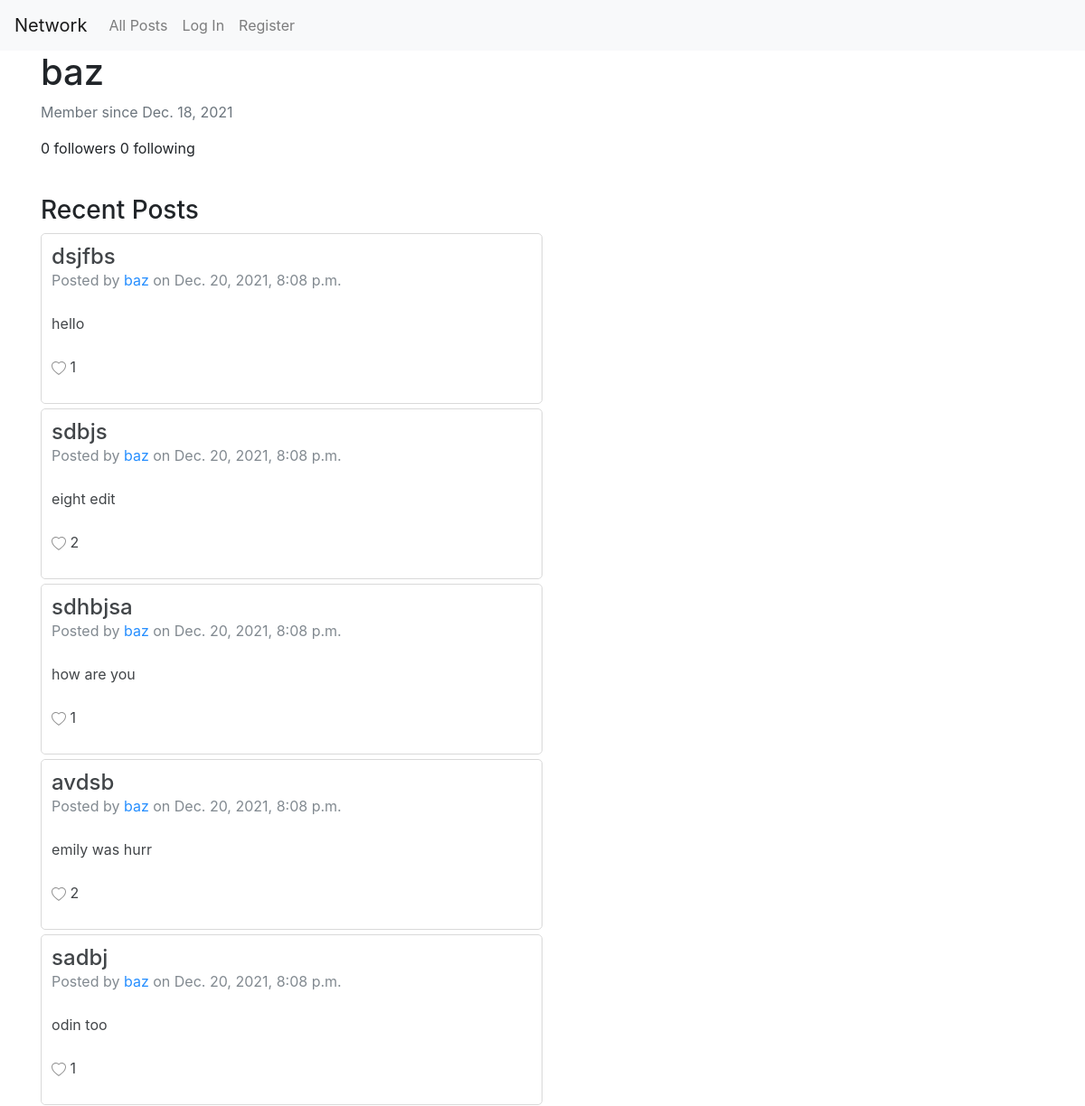
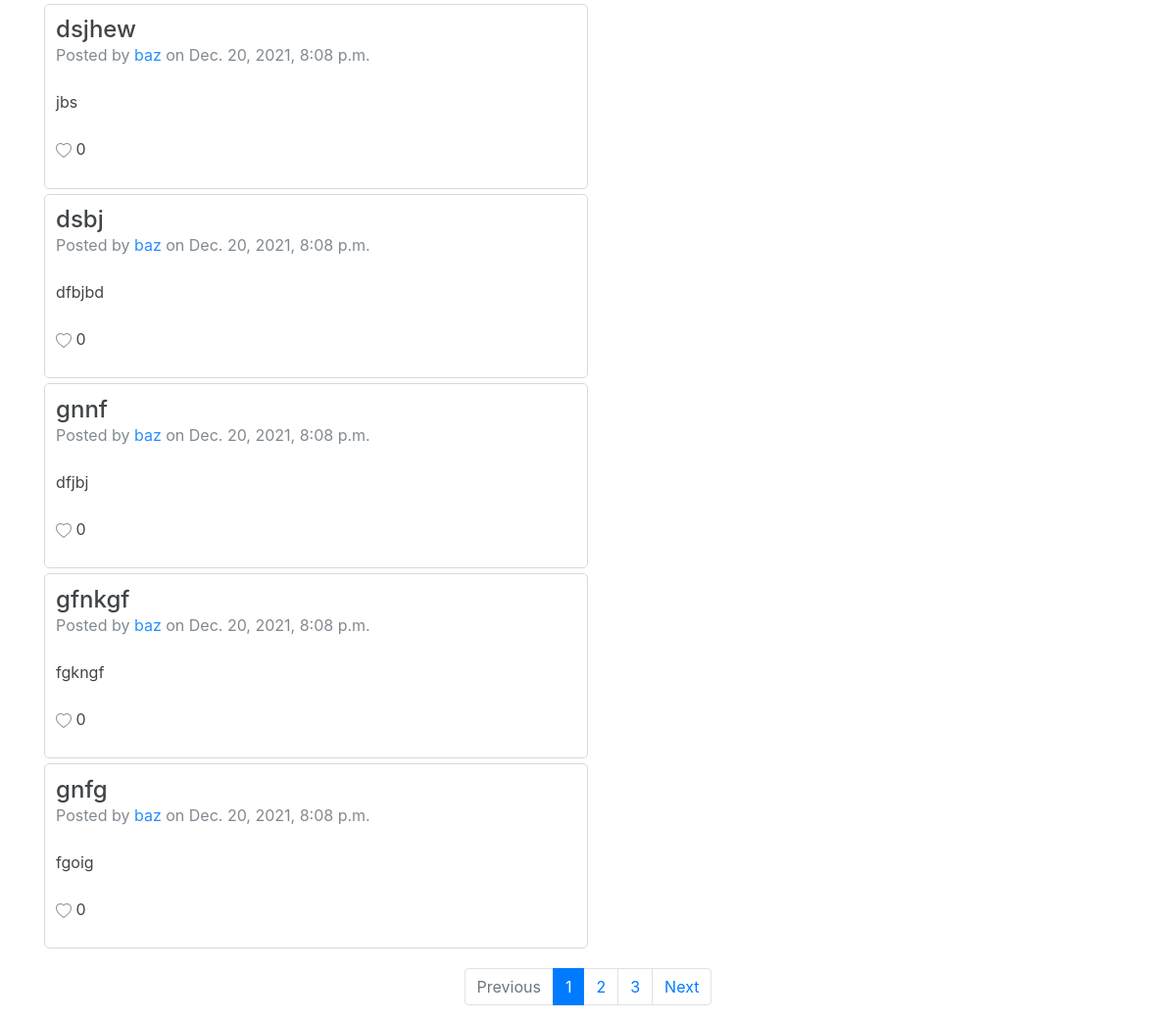
The app's page /profile/baz, older data (2 pictures, top to bottom).
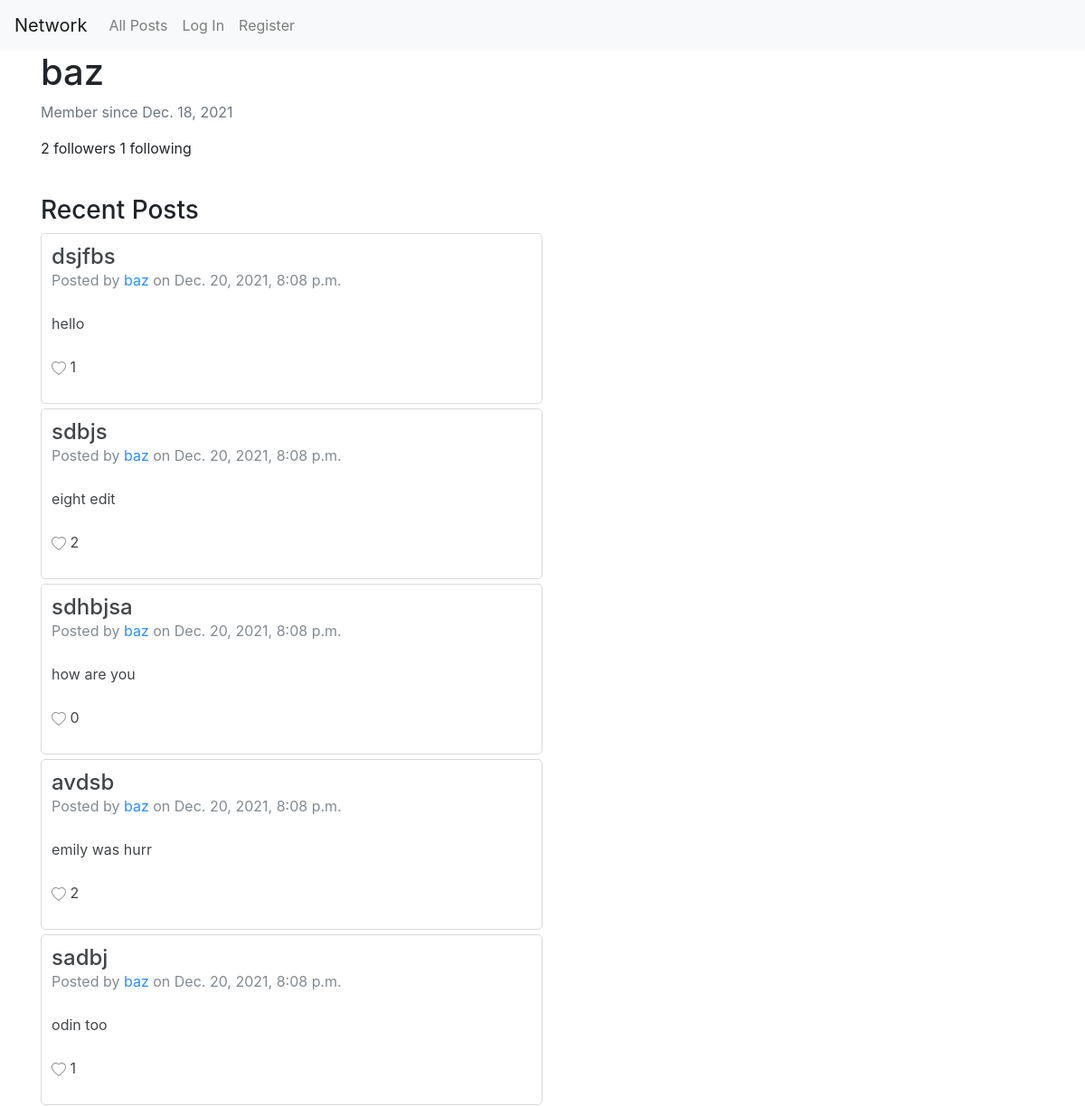
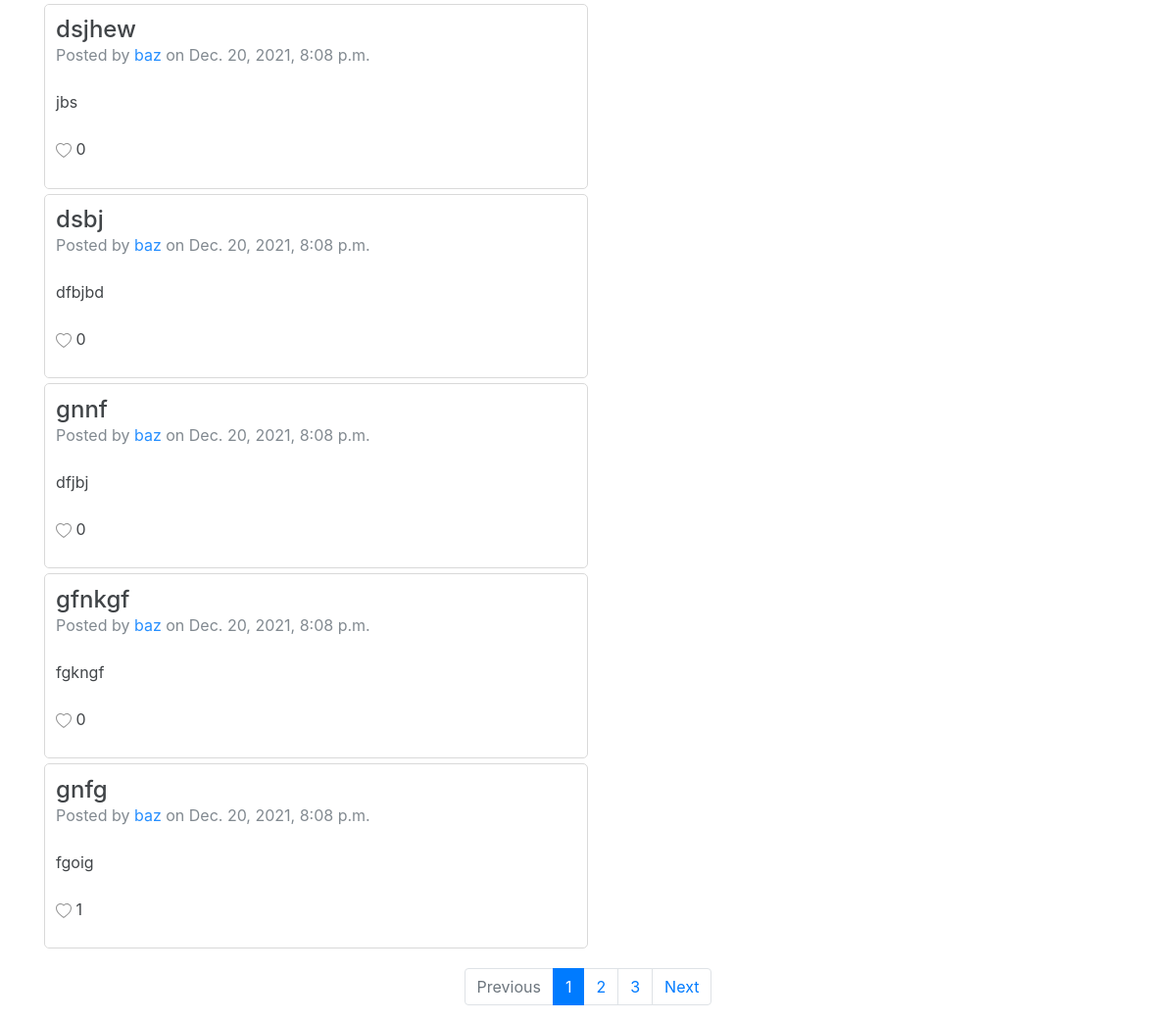
The same page, newer data (2 pictures, top to bottom).
### network/models.py (models this page shows, shortened)
class User(AbstractUser):
    pass

class Post(models.Model):
    title = models.CharField(max_length=64)
    body = models.CharField(max_length=500)
    timestamp = models.DateTimeField(auto_now_add=True)
    user = models.ForeignKey('User', on_delete=models.CASCADE, related_name='post_user')
    liked_by = models.ManyToManyField('User', default=None, blank=True, related_name='post_likes')

### network/views.py (the view)
# urls.py: path("profile/<str:user_name>", views.profile, name="profile"),
def profile(request, user_name):
    profile = User.objects.get(username = user_name)
    posts = Post.objects.filter(user = profile).order_by('-timestamp')
    follower_list = profile.followers.all()
    followers = []
    for i in follower_list:
        f = i.follower
        followers.append(f)
    paginator = Paginator(posts, 10) # Show 10 posts per page.
    page_number = request.GET.get('page')
    page_obj = paginator.get_page(page_number)
    return render(request, 'network/profile.html', {
        "profile": profile,
        "followers": followers,
        "page_obj": page_obj
    })

### network/templates/network/profile.html (shortened to what this page needs)
{% extends "network/layout.html" %}
{% load static %}
{% block body %}
<div class="container justify-content-center">
    <h1 class="align-middle" style="display: inline-block">{{ profile.username }}</h1>
    <p class="text-muted">Member since {{ profile.date_joined|date }}</p>
    <div style="display: block">
        <p style="display: inline-block">{{ profile.followers.count }} followers</p>
        <p style="display: inline-block">{{ profile.account.count }} following</p>
    </div>
    <br>
    <h3>Recent Posts</h3>
    {% for post in page_obj %}
    <div id="{{ post.id }}" class="list-item" style="margin: 0px; margin-bottom: 5px;">
        <h4 id="post-title" style="margin-bottom: 0px;">{{ post.title }}</h4>
        <p class="text-muted">Posted by <a href="{% url 'profile' post.user.username %}" style="text-decoration: none;">{{ post.user }}</a> on {{ post.timestamp }}</p>
        <br>
        <p id="post-body" value="{{ post.body }}">{{ post.body}}</p>
        <br>
        <div id="likes" style="display: block;">
            {% with user=request.user like_count=post.liked_by.count%}
                {% if user in post.liked_by.all %}
                    <div id="icon-filled" onclick="unlike_post('{{ post.id }}','{{ request.user }}')" style="display: inline-block;">
                        <svg id="filled" xmlns="http://www.w3.org/2000/svg" width="16" height="16" fill="red" class="bi bi-heart-fill" viewBox="0 0 16 16">
                            <path fill-rule="evenodd" d="M8 1.314C12.438-3.248 23.534 4.735 8 15-7.534 4.736 3.562-3.248 8 1.314z"/>
                        </svg>
                    </div>
                    <div id="icon-empty" onclick="like_post('{{ post.id }}','{{ request.user }}')" style="display: none;">
                        <svg id="empty" xmlns="http://www.w3.org/2000/svg" width="16" height="16" fill="grey" class="bi bi-heart" viewBox="0 0 16 16">
                            <path d="m8 2.748-.717-.737C5.6.281 2.514.878 1.4 3.053c-.523 1.023-.641 2.5.314 4.385.92 1.815 2.834 3.989 6.286 6.357 3.452-2.368 5.365-4.542 6.286-6.357.955-1.886.838-3.362.314-4.385C13.486.878 10.4.28 8.717 2.01L8 2.748zM8 15C-7.333 4.868 3.279-3.04 7.824 1.143c.06.055.119.112.176.171a3.12 3.12 0 0 1 .176-.17C12.72-3.042 23.333 4.867 8 15z"/>
                        </svg>
                    </div>
                    <p id="likeCount" style="display: inline-block" value="{{ like_count }}">{{ like_count }}</p>
                {% else %}
                    <div id="icon-empty" onclick="like_post('{{ post.id }}','{{ request.user }}')" style="display: inline-block;">
                    </div>
                    <p id="likeCount" style="display: inline-block" value="{{ like_count }}">{{ like_count }}</p>
                {% endif %}
            {% endwith %}
        </div>
    </div>
    {% endfor %}
</div>
<nav aria-label="page-nav" style="margin-top: 20px;">
    <ul class="pagination justify-content-center">
        {% if page_obj.has_previous %}
            <li class="page-item">
                <a class="page-link" href="?page={{ page_obj.previous_page_number }}">Previous</a>
            </li>
        {% else %}
            <li class="page-item disabled">
                <a class="page-link" aria-disabled="true" href="">Previous</a>
            </li>
        {% endif %}
        {% for i in page_obj.paginator.page_range %}
            {% if i == page_obj.number %}
                <li class="page-item active" aria-current="page">
                    <span class="page-link">
                        {{ i }}
                    </span>
                </li>
            {% else %}
                <li class="page-item"><a class="page-link" href="?page={{ i }}">{{ i }}</a></li>
            {% endif %}
        {% endfor %}
        {% if page_obj.has_next %}
            <li class="page-item">
                <a class="page-link" href="?page={{ page_obj.next_page_number }}">Next</a>
            </li>
        {% else %}
            <li class="page-item disabled">
                <a class="page-link" aria-disabled="true" href="">Next</a>
            </li>
        {% endif %}
    </ul>
</nav>
{% endblock %}

### network/static/network/styles.css (style rules this page uses)
.list-item { border: 1px solid lightgrey; border-radius: 5px; margin-bottom: 1em; opacity: 85%; padding: 1%; width: 50%; }
.list-item > p { margin: 0px; }

Row changes from the older to the newer data that the page shows:
changed User "baz": followers.count "0" → "2"; account.count "0" → "1"
computed for Post "sdhbjsa": {{ like_count }} 1 → 0 (drawn); liked_by.count "1" → "0"
computed for Post "gnfg": {{ like_count }} 0 → 1 (drawn); liked_by.count "0" → "1"
